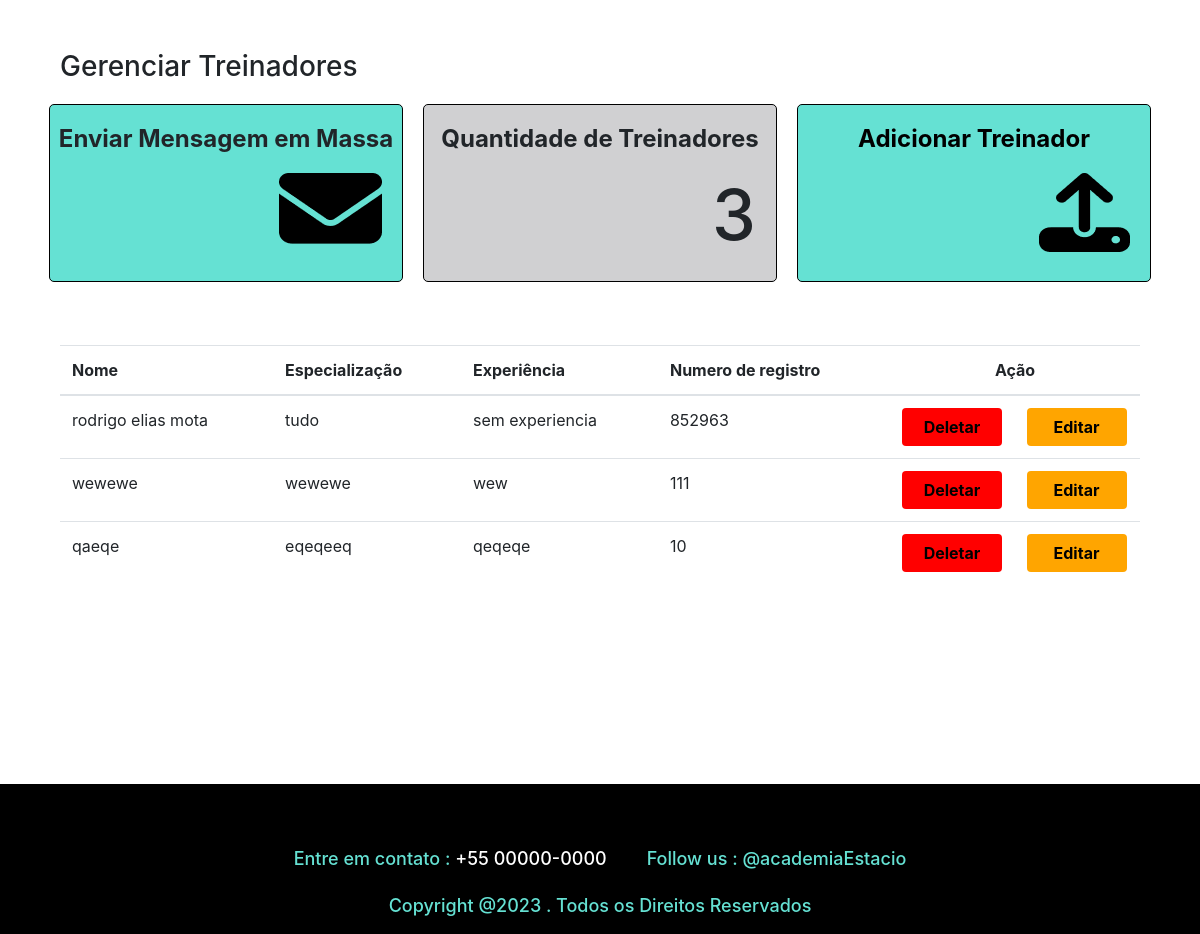
Page /personal/ on the committed database.
### academy/models.py (models this page shows, shortened)
class PersonalTrainer(models.Model):
    name = models.CharField(max_length=100)
    specialization = models.CharField(max_length=100)
    experience = models.TextField(null=True, blank=True)
    registration_number = models.IntegerField()

### academy/views.py (the view)
# urls.py: path('personal/', listPersonalTrainer, name="list_personal"),
def listPersonalTrainer(request):
    result = {}
    result['personal_trainers'] = PersonalTrainer.objects.all()
    result['personal_trainer_length'] = len(result['personal_trainers'])
    return render(request, 'academy/list_personal_trainer.html', result)

### academy/templates/academy/list_personal_trainer.html (shortened to what this page needs)
{% load static %}
<!DOCTYPE html>
<html lang="pt-BR">
  <head>
    <link
      rel="stylesheet"
      href="https://maxcdn.bootstrapcdn.com/bootstrap/4.5.2/css/bootstrap.min.css"
    />
    <link
      rel="stylesheet"
      type="text/css"
      href="{% static 'css/personal_list.css' %}"
    />
  </head>
  <body>
    <section >
      <h3>Gerenciar  Treinadores </h3>
      <section class="painel">
        <div class="message">
          <p>Enviar Mensagem em Massa</p>
          <div>
            <img src="{% static 'images/msg.png' %}"/>
          </div>
        </div>
        <div class="qtd">
          <p>Quantidade de Treinadores </p>
          <h1>{{ personal_trainer_length }}</h1>
        </div>
        <div class="add-personal">
          <a href="{% url 'form_personal_trainer' %}">
            <p>Adicionar Treinador</p>
              <div>
                <img src="{% static 'images/add.png' %}">
              </div>
            </a>
        </div>
      </section>
    </section>
    <section class="section-table">
      <table class="table">
        <thead>
            <tr>
                <th>Nome</th>
                <th>Especialização</th>
                <th>Experiência</th>
                <th>Numero de registro</th>
                <th style="text-align: center;">Ação</th>
            </tr>
        </thead>
        <tbody>
            {% for personal_trainer in personal_trainers %}
                <tr data-id={{personal_trainer.id}}>
                    <td >{{ personal_trainer.name }}</td>
                    <td>{{ personal_trainer.specialization }}</td>
                    <td>{{ personal_trainer.experience }}</td>
                    <td>{{ personal_trainer.registration_number }}</td>
                    <td style="width: 250px;">
                      <button class="btn btn-deletar" type="button"><a href="{% url 'url_delete' personal_trainer.id %}">Deletar</a></button>
                      <button class="btn btn-editar" type="button"><a href="{% url 'url_update' personal_trainer.id %}">Editar</a></button>
                    </td>
                </tr>
            {% endfor %}
        </tbody>
    </table>
    </section>
    <footer>
      <div>
        <h3>Entre em contato : <span>+55 00000-0000<span></h3>
        <h3>Follow us : @academiaEstacio</h3>
      </div>
      <h3>Copyright @2023 . Todos os Direitos Reservados</h3>
    </footer>
  </body>
</html>

### academy/static/css/personal_list.css (style rules this page uses)
section h3 { margin: 50px 5% 10px 5%; }
.painel { display: flex; justify-content: center; padding: 10px; margin-bottom: 53px; }
.table { width: 90%; margin-left: 5%; }
.message { width: 30%; background-color: #65E1D3; border-radius: 5px; border: 1px solid black; height: 178px; }
.message p { font-weight: bold; font-size: 24px; margin: 16px 0; text-align: center; }
.message div { text-align: end; padding-right: 20px; }
.qtd { width: 30%; background-color: rgba(67, 69, 78, 0.25); border-radius: 5px; border: 1px solid black; margin: 0 20px; height: 178px; }
.qtd p { font-weight: bold; font-size: 24px; margin: 16px 0; text-align: center; }
.qtd h1 { text-align: end; width: 100%; font-size: 70px; padding-right: 20px; }
.add-personal { width: 30%; background-color: #65E1D3; border-radius: 5px; border: 1px solid black; height: 178px; }
.add-personal a { font-weight: bold; font-size: 24px; margin: 16px 0; text-decoration: none; color: black; text-align: center; }
.add-personal a p { margin: 16px 0; text-align: center; }
.add-personal a div { width: 100%; text-align: end; padding-right: 20px; }
.btn-deletar { background-color: red; width: 100px; margin-right: 20px; }
.btn-deletar a { color: black; font-weight: bold; text-decoration: none; }
.btn-editar { background-color: orange; color: black; font-weight: bold; width: 100px; }
.btn-editar a { color: black; font-weight: bold; text-decoration: none; }
footer { background-color: black; display: flex; justify-content: center; flex-direction:column; align-items: center; padding-top: 30px; height: 150px; margin-top: 200px; }
footer div { display: flex; }
footer div h3 { margin:25px 20px ; }
footer h3 { font-size: 18px; color: rgba(101, 225, 211, 1); }
footer h3 span { color: white; }

### rows in the picture
PersonalTrainer: name "rodrigo elias mota", specialization "tudo", experience "sem experiencia", registration_number "852963"
PersonalTrainer: name "wewewe", specialization "wewewe", experience "wew", registration_number "111"
PersonalTrainer: name "qaeqe", specialization "eqeqeeq", experience "qeqeqe", registration_number "10"

### other values in the picture
{{ personal_trainer_length }} "3"
